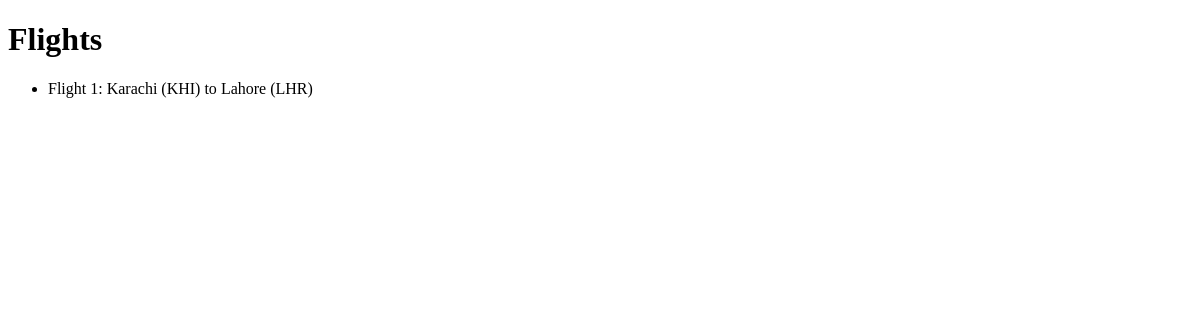
/flights/, run on an earlier commit of the app's database.
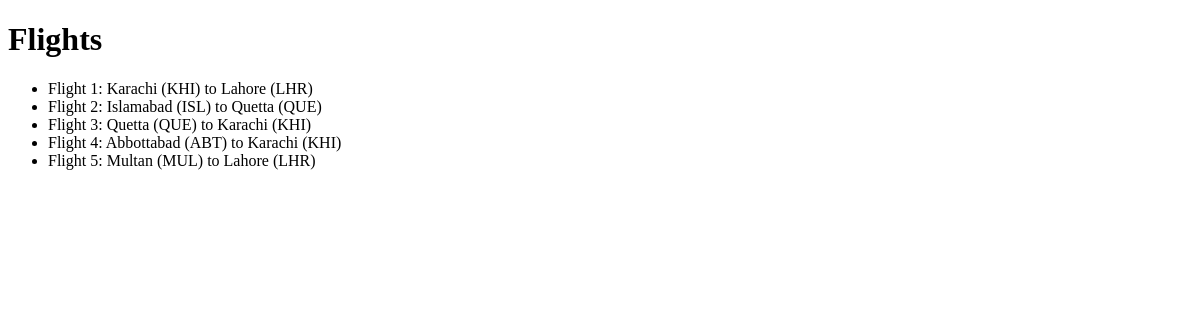
And on a later commit of the database.
### flights/models.py (models this page shows, shortened)
class Flight(models.Model):
    origin = models.ForeignKey(Airport, on_delete=models.CASCADE, related_name="departures")
    destination = models.ForeignKey(Airport, on_delete=models.CASCADE, related_name="arrivals")
    duration = models.IntegerField()

class Airport(models.Model):
    code = models.CharField(max_length=3)
    city = models.CharField(max_length=64)
    def __str__(self):
        return f"{self.city} ({self.code})"

### flights/views.py (the view)
# urls.py: path("", views.index, name="index"),
def index(request):
    flights = Flight.objects.all()
    return render(request, "flights/index.html", {"flights": flights})

### flights/templates/flights/index.html (shortened to what this page needs)
{%extends "flights/layout.html"%}
{%block body%}
<h1>Flights</h1>
<ul>
  {% for flight in flights %}
  <li>Flight {{flight.id}}: {{flight.origin}} to {{flight.destination}}</li>
  {% endfor %}
</ul>
{%endblock%}

### flights/templates/flights/layout.html (shortened to what this page needs)
<!DOCTYPE html>
<html lang="en">
<head>
</head>
<body>
    {%block body%}
    {%endblock%}
</body>
</html>

What changed in the data, as far as the page shows it:
added Flight: id "2", origin "Islamabad (ISL)", destination "Quetta (QUE)"
added Flight: id "3", origin "Quetta (QUE)", destination "Karachi (KHI)"
added Flight: id "4", origin "Abbottabad (ABT)", destination "Karachi (KHI)"
added Flight: id "5", origin "Multan (MUL)", destination "Lahore (LHR)"
